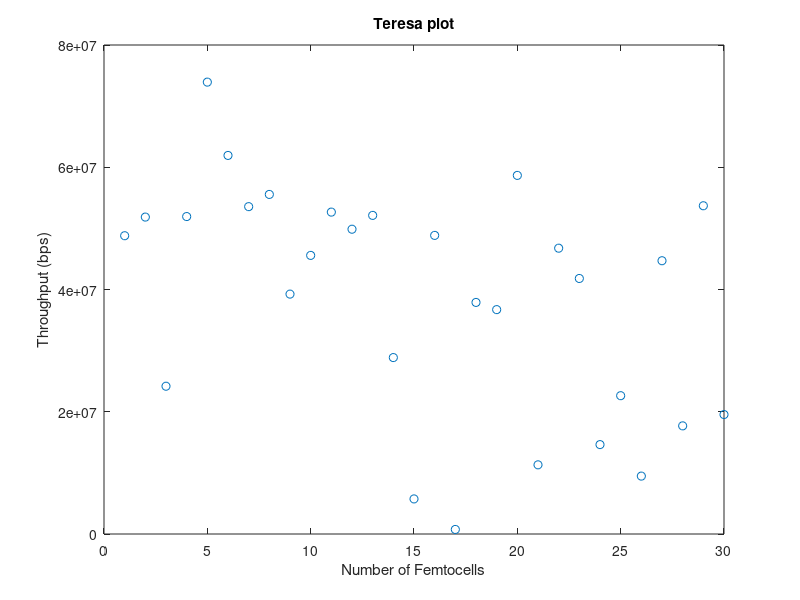
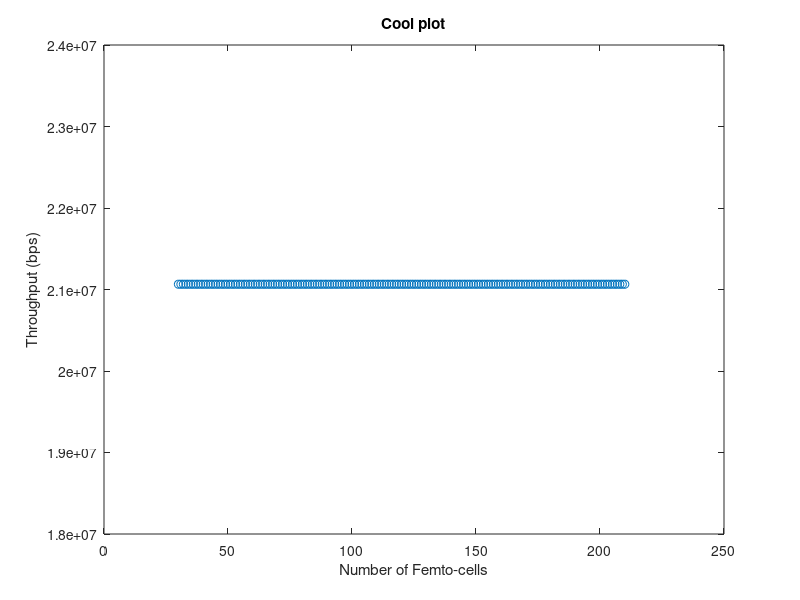

Recreate these plots in MATLAB, in order.
%**************************************************************************
% Filename: FFR_Simulator.m
% Group Name: GTW-E
% Date: 03/17/2020
% Description: Script used to simulate Fractional Frequency Reuse(FFR)
% medthods for HetNet applications. FFR algorithm is modeled to
% analyze performance tradeoffs. 
%
% FFR Algorithms:
%                FFR-3SL (Proposed Paper) 
%
%**************************************************************************

%----------------------------------------------------
% Common Sim Variables
%----------------------------------------------------
BER     = 10^-6;                % Target Bit Error Rate(BER)
alpha   = -1.5/log(BER);        % Constant for target BER
delta_f  = 15e3;                % Subcarrier spacing (Hz)
CH_BW   = 20e6;                 % Channel Bandwidth (Hz)
macro_radius = 500;             % Macrocell radius(m)
femto_radius = 30;              % femtocell radius(m)
m_users = 150;                  % Macrocell Users
f_users = 150;                  % Femtocell Users
SCpRB   = 12;                   % Sub-carriers per resource block
Num_RB  = 100;                  % Total number of resource blocks
Num_SC  = Num_RB*SCpRB;         % Number of subcarriers
transmitPower_macro = 20;       % Macrocell transmit power in Watts
MC_TxP_vec  = [10 15 20];       % Macrocell Base Station Transmit Power
transmitPower_femto = 20e-3;	% Femtocell Base Station Transmit Power in Watts
transmitPower_mue   = 1;        % MUE transmit power (ASSUMPTION because the paper doesn't cite one)
Noise_PSD  = -174;              % Noise Power Spectral Density (dBm/Hz)
Num_Mc  = 7;                    % Number of Macrocells
Num_Fc  = 30;                   % Number of Femtocells per macrocell
T_Num_Fc  = 210;                % Total Number of Femtocells
Num_RB  = 100;                  % Number of Resource Blocks
SB_Sect = 4;                    % Subbands per sector
total_subbands = 7;             % Total freq band is divided into 7 subbands A-G
d_vec  = 5;                     % Distance from base station to user in meters
MUE_vec = 1:150;                % vector of macro user equipments to loop through
subcarriers_vec = 1:1333;       % vector of subcarriers. This was calculated by 
                                % dividing the channel bandwidth of 20 MHz by the 
                                % subcarrier spacing of 15 kHz. 
number_of_runs = 100;           % number of times to run the Monte Carlo sim
                         

%**************************************************************************
% FFR-3SL Code (Proposed Paper)
%**************************************************************************

% Center_Layer = 0-166 
% Middle_Layer = 167-333
% Outer_Layer = 334-500 

D_center = [100];
D_middle = [200];
D_outter = [400];
%-------------------------------------------
% Macrocell - SINR, Capacity, and Throughput
%-------------------------------------------
idx=0;
Tm_vec = [];
Nf_vec = 30:210;
for Nf=Nf_vec
    
    Num_Mc = 7;
    
    % Convert Macrocell power to watts
    MC_TxP = MC_TxP_vec(3);
    MC_TxP_W = 10^(MC_TxP/10);
    
    % Convert Femtocell power to watts
    FC_TxP_W = 10^(transmitPower_femto/10);
    
    
    % Summation of M neighboring Macro-cell's Power & Gain products on sub-carrier k
    % Equation 4 - Denomonator middle summation
    sigma_PMp_GMp = 0; % Initialize to zero
    sigma_PF_GF   = 0; % Initialize to zero
    for m=1:(Num_Mc-1)
        %d = d_vec(m);
        d=866;
        PL_macro = 28.0 + 35*log10(d);
        Gain = 10^-(PL_macro/10);
        sigma_PMp_GMp = sigma_PMp_GMp + (MC_TxP_W*Gain);
        
        % Summation of F neighboring Femto-cell Power & Gain products on sub-carrier k
        for f=1:(Num_Fc)
            % Distance to any interferring femtocell will be 60 - 470m
            %d_femto = round(rand*(470) + (2*femto_radius));
            d_femto = 470;
            PL_femto = 28.0 + 35*log10(d_femto);
            Gain = 10^-(PL_femto/10);
            sigma_PF_GF = sigma_PF_GF + (FC_TxP_W*Gain);
        end
    
    end
    
    % Calculate channel gain (NOTE: Removing the Xsigma and the |H|
    % Rayleigh Gaussian distribution).
    %d_user = round(rand*(macro_radius));
    d_user = 30;
    PL_user = 28.0 + 35*log10(d_user);
    Ch_Gain_W = 10^(-PL_user/10);
    
    % SINR equation for a given Macro-cell on sub-carrier k
    % NOTE: this is equation 4 from the paper
    SINRmk = (MC_TxP_W*Ch_Gain_W)/(10^((Noise_PSD*delta_f)/10) + sigma_PMp_GMp + sigma_PF_GF);
    
    % Capacity of macro user m on sub-carrier k
    Cmk = delta_f*log2(1+alpha*SINRmk);
    
    % Calculate Throughput of the Macro-cell across all m users
    Tm = 0; % Initialize to zero
    for m=1:m_users
        Beta_km = round(rand);
        Beta_km = 1; 
        Tm = Tm + Cmk * Beta_km;
    end
    
    idx = idx+1;
    Tm_vec(idx) = Tm;
    
end






    
%%%%%%%%%%%%%%%%%%%%%%%%%%%%%%%%%%%%%%%%%%%%%%%%%%%%%%%%%%%%%%%%%%%%%%%%
% vvv Teresa's Additions vvv

% for ONE MUE in macrocell A, calculate the throughput
% assume MUE is assigned to 8 subcarriers

% 1x30 array for holding all throughput values - intialize all to 0
throughput_macro_array = zeros(1,30);
femtocell_array = 1:30;

% increment total femtocells for graphing
% Only include femtocells within macrocell A
for total_femto_count = femtocell_array

    % hold the sum of all MUE throughput - reset at every femtocell
    % increment
    total_throughput = 0;
    
    % multiply noise spectral density by the subcarrier spacing
    denominator = 10^((Noise_PSD * delta_f)/10);

    % calculate macrocell interference
    % Summation of M neighboring Macro-cell's Power & Gain products on sub-carrier k
    sigma_Pkm_GkmM = 0; % Initialize to zero
    % loop from 1 to total macrocells-1 because we aren't counting the cell
    % we are in
    for m=1:(Num_Mc-1)
        % assuming macrocell A, all other towers are 866 m away
        d_macro = 866;
        % outdoor pathloss - equation (2) from paper
        PL_macro = 28.0 + 35*log10(d_macro);

        % equation (3) from paper
        CG_macro = 10^-(PL_macro/10);

        % Add up all the interferers
        sigma_Pkm_GkmM = sigma_Pkm_GkmM + (transmitPower_macro*CG_macro);
    end

    % add the macrocell interferers to the denom 
    denominator = denominator + sigma_Pkm_GkmM;

    % femtocell interference
    % Summation of F neighboring Femto-cell Power & Gain products on sub-carrier k
    sigma_PkF_GkmF = 0; % Initialize to zero

    % Only include femtocells within macrocell A
    % TODO: how to calculate distances to femtocells in neighboring macrocells
    for f=1:total_femto_count
        % choose a random distance within this macrocell
        % TODO: create an array from 1-30 within each macrocell of random,
        % non-repeating distances?
        % randomize femtocell radius for entirety of network radius
        d_femto = randi([1, 1299]);
        PL_femto = 28.0 + 35*log10(d_femto);
        CG_femto = 10^-(PL_femto/10);
        sigma_PkF_GkmF = sigma_PkF_GkmF + (transmitPower_femto*CG_femto);
    end

    % add the macrocell interferers to the denom 
    denominator = denominator + sigma_PkF_GkmF;
    
    % Loop through all MUEs in this cell
    for mue = 1:150
        
        % randomly assign it a distance between 0 and 500 (macrocell radius) (Monte Carlo Sim)
        d_mue = randi([1, 500]);
        % Calculate for ONE subcarrier
        % assign the MUE to subcarriers (a 2D array of Beta?)
        % calculate the PL of the MUE based on that distance
        PL_mue = 28.0 + 35*log10(d_mue);

        % calculate channel gain for MUE
        CG_mue = 10^-(PL_mue/10);

        % numerator of the SINR equation
        % **NOTE From Eric: I read throught the paper and the references and this
        % power needs to be the macrocell transmit power. 
        numerator = transmitPower_macro * CG_mue;

        % combine values into SINR
        SINR_km = numerator / denominator;

        % calculate channel capacity
        channelCapacity_macro = delta_f * log2(1 + (alpha * SINR_km));

        % multiply beta and the channel capacity
        % each MUE is assigned to 8 subcarriers, so multiply channel capacity by 8
        % (because 8 of the Beta values will be 1 and we are summing over all
        % subcarriers)
        throughput_macro = channelCapacity_macro * 8;
        
        total_throughput = total_throughput + throughput_macro;
    end
        
    % assign the throughput for this femtocell increment to the array
    throughput_macro_array(total_femto_count) = total_throughput;
end

figure; 
plot(femtocell_array,throughput_macro_array, 'o');
xlabel('Number of Femtocells');
ylabel('Throughput (bps)');
title('Teresa plot');

% ^^^ Teresa's Additions ^^^
%%%%%%%%%%%%%%%%%%%%%%%%%%%%%%%%%%%%%%%%%%%%%%%%%%%%%%%%%%%%%%%%%%%%%%%%

%-------------------------------------------
% Femtocell - SINR, Capacity, and Throughput
%-------------------------------------------










%**************************************************************************
% Figures/Plots
%**************************************************************************

figure; 
plot(Nf_vec,Tm_vec, 'o');
xlabel('Number of Femto-cells');
ylabel('Throughput (bps)');
title('Cool plot');
